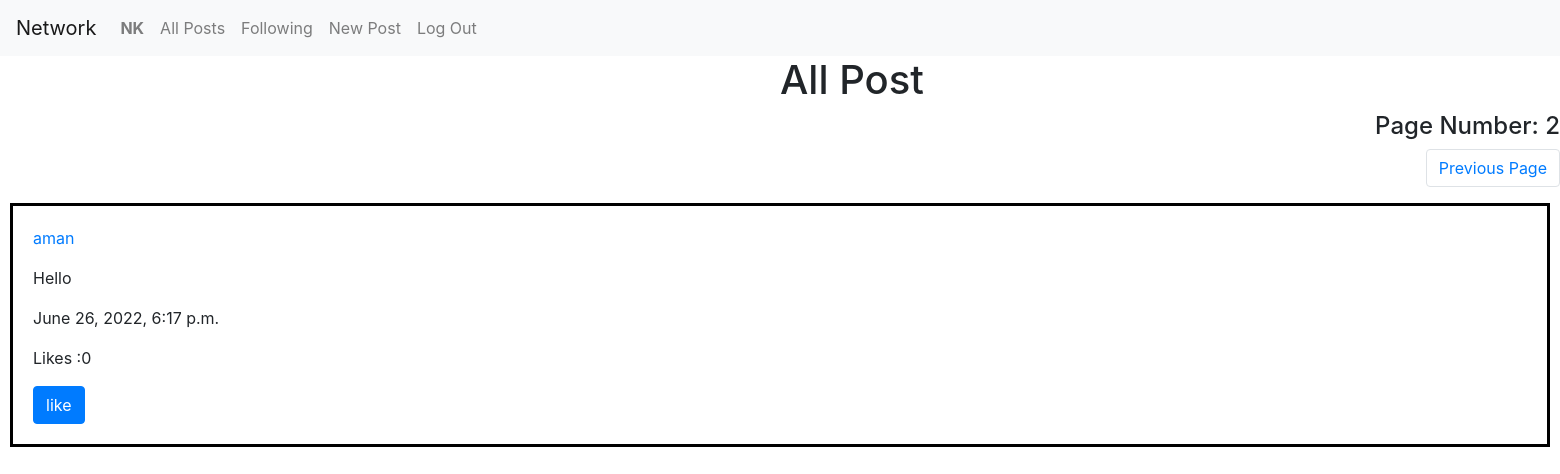
/?page=2 (signed in), run on the app's committed database.
### network/models.py (models this page shows, shortened)
class User(AbstractUser):
    followers = models.ManyToManyField("self", symmetrical=False, blank=True, related_name="following")

class Post(models.Model):
    creator =  models.ForeignKey('User', on_delete=PROTECT, default=None, related_name='post_creator' )
    Description = models.CharField(max_length=1064)
    timestamp = models.DateTimeField(default = timezone.now)
    liked_by = models.ManyToManyField('User', default=None, blank=True, related_name='post_likes')

### network/views.py (the view)
# urls.py: path("", views.index, name="index"),
def index(request):
    posts = Post.objects.all().order_by("-timestamp")
    paginator = Paginator(posts, 10)
    page_number = request.GET.get('page')
    page_obj = paginator.get_page(page_number)
    return render(request, "network/index.html",{
        'page_obj': page_obj,
    })

### network/templates/network/index.html (shortened to what this page needs)
{% extends "network/layout.html" %}
{% load static %}
{% block body %}
<h1>All Post</h1>
<div class="Pages">
    <h4 style="text-align: right;">Page Number: {{page_obj.number}}</h4>
      {% if page_obj.has_previous %}
      <nav aria-label="Page navigation">
        <ul class="pagination justify-content-end">
          <li class="page-item"><a class="page-link" href="{% url 'index' %}?page={{ page_obj.previous_page_number }}">Previous Page</a></li>
        </ul>
      </nav>
      {% endif %}
</div>
{% for post in page_obj %}
<div class="posts">
        <p> <a href="{% url 'profile' post.creator.username  %}">{{post.creator}}</p></a>
        <p id="pre"> {{post.Description}}</p>
        <p>{{post.timestamp}}</p>
        <p id="like-count -{{post.id}}">Likes :{{post.liked_by.count}}</p>
        {% if user.is_authenticated %}
        <div id="like-view-{{post.id}}" style="display: {% if user in post.liked_by.all %} none {% else %} block {% endif %}">
            <button class="btn btn-primary" value="like" onclick="like_post({{post.id}})" class="likeunlike" id="like-{{post.id}}">like</button>
        </div>
        {% endif %}
</div>
{% endfor%}
{% endblock %}

### network/templates/network/layout.html (shortened to what this page needs)
{% load static %}
<!DOCTYPE html>
<html lang="en">
    <head>
        <link rel="stylesheet" href="https://stackpath.bootstrapcdn.com/bootstrap/4.4.1/css/bootstrap.min.css">
        <link href="{% static 'network/styles.css' %}" rel="stylesheet">
    </head>
    <body>
        <nav class="navbar navbar-expand-lg navbar-light bg-light">
            <a class="navbar-brand" href="#">Network</a>
            <div>
              <ul class="navbar-nav mr-auto">
                {% if user.is_authenticated %}
                    <li class="nav-item">
                        <a class="nav-link" href="#"><strong>{{ user.username }}</strong></a>
                    </li>
                {% endif %}
                <li class="nav-item">
                  <a class="nav-link" href="{% url 'index' %}">All Posts</a>
                </li>
                {% if user.is_authenticated %}
                    <li class="nav-item">
                        <a class="nav-link" href="{% url 'following' %}">Following</a>
                    </li>
                    <li class="nav-item">
                        <a class="nav-link" href="{% url 'new' %}">New Post</a>
                    </li>
                    <li class="nav-item">
                        <a class="nav-link" href="{% url 'logout' %}">Log Out</a>
                    </li>
                {% endif %}
              </ul>
            </div>
          </nav>
        <div class="body">
            {% block body %}
            {% endblock %}
        </div>
    </body>
</html>

### network/static/network/styles.css (style rules this page uses)
h1 { position: relative; animation-name: move; animation-duration: 2s; animation-fill-mode: forwards; }
.posts { border: solid; border-color: black; padding: 20px; margin: 10px; }

### data on the page
User: username "NK"
Post: creator "aman", Description "Hello", timestamp "June 26, 2022, 6:17 p.m.", liked_by.count "0"

### other printed values
{{ page_obj.number }} "2"
